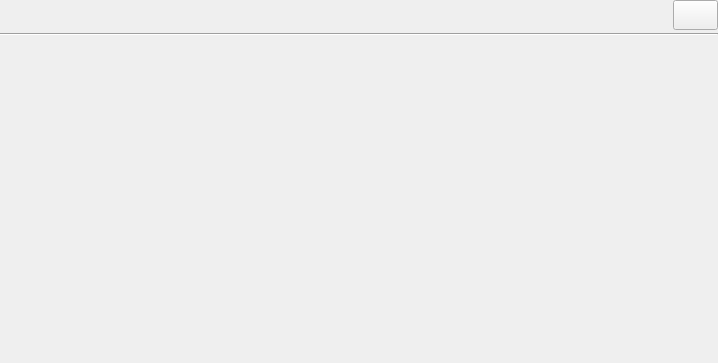
<?xml version="1.0" encoding="UTF-8"?>
<ui version="4.0">
 <class>LoungeWidget</class>
 <widget class="QWidget" name="LoungeWidget">
  <property name="geometry">
   <rect>
    <x>0</x>
    <y>0</y>
    <width>718</width>
    <height>363</height>
   </rect>
  </property>
  <layout class="QVBoxLayout">
   <property name="spacing">
    <number>3</number>
   </property>
   <property name="leftMargin">
    <number>0</number>
   </property>
   <property name="topMargin">
    <number>0</number>
   </property>
   <property name="rightMargin">
    <number>0</number>
   </property>
   <property name="bottomMargin">
    <number>0</number>
   </property>
   <item>
    <layout class="QHBoxLayout" name="lounge_button_layout">
     <item>
      <spacer name="hspacer">
       <property name="orientation">
        <enum>Qt::Horizontal</enum>
       </property>
       <property name="sizeHint" stdset="0">
        <size>
         <width>40</width>
         <height>20</height>
        </size>
       </property>
      </spacer>
     </item>
     <item>
      <widget class="QFrame" name="button_frame">
       <property name="sizePolicy">
        <sizepolicy hsizetype="Expanding" vsizetype="Expanding">
         <horstretch>0</horstretch>
         <verstretch>0</verstretch>
        </sizepolicy>
       </property>
       <property name="minimumSize">
        <size>
         <width>0</width>
         <height>30</height>
        </size>
       </property>
       <property name="maximumSize">
        <size>
         <width>16777215</width>
         <height>30</height>
        </size>
       </property>
       <property name="frameShape">
        <enum>QFrame::NoFrame</enum>
       </property>
       <property name="frameShadow">
        <enum>QFrame::Plain</enum>
       </property>
      </widget>
     </item>
     <item>
      <widget class="QPushButton" name="tables_exit_button">
       <property name="minimumSize">
        <size>
         <width>45</width>
         <height>30</height>
        </size>
       </property>
       <property name="maximumSize">
        <size>
         <width>45</width>
         <height>30</height>
        </size>
       </property>
       <property name="toolTip">
        <string>Hide keypad and exit by saving</string>
       </property>
       <property name="whatsThis">
        <string>Hide keypad and exit</string>
       </property>
       <property name="text">
        <string/>
       </property>
      </widget>
     </item>
    </layout>
   </item>
   <item>
    <widget class="Line" name="hline">
     <property name="frameShape">
      <enum>QFrame::HLine</enum>
     </property>
     <property name="frameShadow">
      <enum>QFrame::Sunken</enum>
     </property>
    </widget>
   </item>
   <item>
    <widget class="QStackedWidget" name="lounge_stack">
     <widget class="QWidget" name="page"/>
    </widget>
   </item>
  </layout>
 </widget>
 <resources/>
 <connections/>
</ui>
